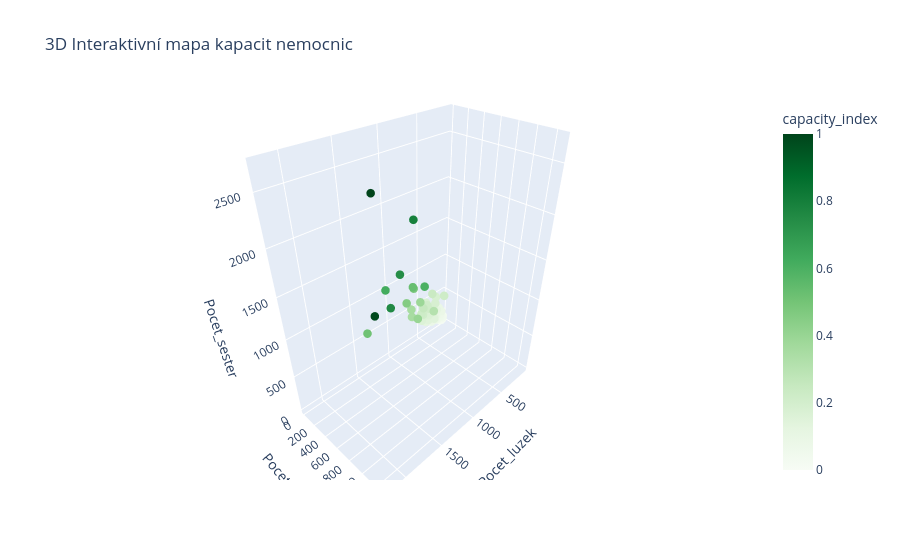

The code cell stored with this chart in its notebook:
### Markdown cell above
Lets see some of our data:

### Code cell
# show top 5 and bottom 5 hospitals by capacity_index
result = hospitals_df_clean[['Nazev', 'Pocet_luzek', 'Pocet_lekaru', 'Pocet_sester',
                             'capacity_index']].sort_values(by='capacity_index', ascending=False)

print("Top 5 hospitals by capacity index (TOP 5):")
print(result.head(5))

print("\nBottom 5 hospitals by capacity index (BOTTOM 5):")
print(result.tail(5))

#lets plot 3D scatter plot of hospitals with capacity_index as color

fig = px.scatter_3d(
    hospitals_df_clean,
    x='Pocet_luzek',
    y='Pocet_lekaru',
    z='Pocet_sester',
    color='capacity_index',
    hover_name='Nazev',  # Po najetí myší ukáže název nemocnice
    color_continuous_scale='Greens',
    title='3D Interaktivní mapa kapacit nemocnic'
)

fig.update_traces(marker=dict(size=5))
fig.show()

### Figure 1 — Plotly figure (JSON) as saved in the notebook; plotly's stock layout.template omitted (floating-point values rounded to 4 significant figures)
{"data": [{"hovertemplate": "<b>%{hovertext}</b><br><br>Pocet_luzek=%{x}<br>Pocet_lekaru=%{y}<br>Pocet_sester=%{z}<br>capacity_index=%{marker.color}<extra></extra>", "hovertext": ["Bohumínská městská nemocnice", "Domažlická nemocnice", "FN Ostrava", "Fakultní nemocnice", "Fakultní nemocnice Brno - Bohunice", "Fakultní nemocnice Královské Vinohrady", "Fakultní nemocnice Olomouc", "Fakultní nemocnice Plzeň", "Fakultní nemocnice u sv. Anny v Brně", "Karlovarská krajská nemocnice a.s.", "Klatovská nemocnice", "Krajská nemocnice Liberec", "Krajská nemocnice Tomáše Bati", "Masarykova městská nemocnice v Jilemnici", "Masarykova nemocnice", "Městská nemocnice s poliklinikou Uh. Brod", "Městská nemocnice v Odrách", "Nemocnice Blansko", "Nemocnice Boskovice", "Nemocnice Bílovec", "Nemocnice Břeclav p.o.", "Nemocnice Cheb", "Nemocnice Chomutov", "Nemocnice Děčín", "Nemocnice Frýdek-Místek", "Nemocnice Hranice", "Nemocnice Jablonec nad Nisou", "Nemocnice Jihlava", "Nemocnice Jindřichův Hradec", "Nemocnice Kadaň", "Nemocnice Kroměříž", "Nemocnice Kutná Hora", "Nemocnice Letovice", "Nemocnice Litoměřice", "Nemocnice Milosrdných bratří", "Nemocnice Milosrdných bratří", "Nemocnice Milosrdných sester sv. Karla Boromejského", "Nemocnice Most", "Nemocnice Motol", "Nemocnice Na Bulovce", "Nemocnice Na Františku", "Nemocnice Na Homolce", "Nemocnice Náchod", "Nemocnice Pelhřimov", "Nemocnice Prachatice", "Nemocnice Písek", "Nemocnice Rudolfa a Stefanie Benešov", "Nemocnice Rychnov nad Kněžnou", "Nemocnice Semily", "Nemocnice Strakonice", "Nemocnice TGM Hodonín", "Nemocnice Teplice", "Nemocnice Tišnov", "Nemocnice Tábor", "Nemocnice Třebíč", "Nemocnice Třinec", "Nemocnice města Broumov", "Nemocnice s poliklinikou Havířov", "Nemocnice s poliklinikou Karviná-Ráj", "Nemocnice s poliklinikou Česká Lípa", "Nemocnice České Budějovice", "Nemocnice Český Krumlov", "Oblastní nemocnice Jičín", "Oblastní nemocnice Kolín", "Okresní Nemocnice Nové Město na Moravě", "Okresní nemocnice Havlíčkův Brod", "Panochova nemocnice Turnov", "Rokycanská nemocnice", "Slezská nemocnice v Opavě", "Stodská nemocnice", "Thomayerova nemocnice", "Uherskohradišťská nemocnice a.s.", "Vojenská nemocnice Brno", "Vsetínská nemocnice", "Všeobecná fakultní nemocnice", "Úrazová nemocnice v Brně", "Ústřední vojenská nemocnice"], "legendgroup": "", "marker": {"color": [0.02324, 0.04833, 0.5302, 0.7951, 1.0, 0.4804, 0.6014, 0.7563, 0.3898, 0.183, 0.1188, 0.3514, 0.3553, 0.0629, 0.4545, 0.004612, 0.002214, 0.0546, 0.08522, 0.01771, 0.1677, 0.06032, 0.1384, 0.09832, 0.2389, 0.06069, 0.1304, 0.2546, 0.08522, 0.05331, 0.123, 0.019, 0.007932, 0.1605, 0.1243, 0.1797, 0.057, 0.2238, 0.9849, 0.3996, 0.04003, 0.2228, 0.145, 0.1087, 0.04353, 0.1372, 0.173, 0.07028, 0.01974, 0.09279, 0.05977, 0.1642, 0.0, 0.1804, 0.1734, 0.1817, 0.00535, 0.1452, 0.1704, 0.1645, 0.6194, 0.0736, 0.1636, 0.2177, 0.1712, 0.2167, 0.03634, 0.02398, 0.2084, 0.04741, 0.5097, 0.2123, 0.0915, 0.1018, 0.7412, 0.08412, 0.3095], "coloraxis": "coloraxis", "size": 5, "symbol": "circle"}, "mode": "markers", "name": "", "scene": "scene", "showlegend": false, "type": "scatter3d", "x": [109.0, 200.0, 1127.0, 1375.0, 1908.0, 1038.0, 1174.0, 1731.0, 886.0, 394.0, 296.0, 950.0, 928.0, 180.0, 1106.0, 90.0, 75.0, 183.0, 272.0, 130.0, 419.0, 240.0, 377.0, 308.0, 477.0, 202.0, 377.0, 649.0, 344.0, 230.0, 386.0, 89.0, 120.0, 560.0, 466.0, 466.0, 190.0, 641.0, 2199.0, 995.0, 139.0, 357.0, 472.0, 340.0, 146.0, 362.0, 451.0, 255.0, 119.0, 314.0, 200.0, 478.0, 90.0, 466.0, 422.0, 355.0, 105.0, 413.0, 511.0, 488.0, 1477.0, 247.0, 508.0, 541.0, 457.0, 534.0, 176.0, 123.0, 535.0, 195.0, 1600.0, 609.0, 218.0, 344.0, 1537.0, 199.0, 677.0], "y": [35.0, 41.0, 540.0, 811.0, 955.0, 460.0, 747.0, 899.0, 404.0, 172.0, 109.0, 337.0, 306.0, 73.0, 423.0, 19.0, 15.0, 74.0, 77.0, 32.0, 141.0, 63.0, 125.0, 98.0, 197.0, 67.0, 146.0, 218.0, 69.0, 50.0, 111.0, 31.0, 12.0, 103.0, 84.0, 84.0, 58.0, 176.0, 1279.0, 475.0, 73.0, 278.0, 131.0, 97.0, 58.0, 113.0, 124.0, 64.0, 31.0, 99.0, 61.0, 142.0, 10.0, 142.0, 178.0, 145.0, 8.0, 176.0, 123.0, 121.0, 538.0, 64.0, 113.0, 201.0, 162.0, 172.0, 38.0, 38.0, 163.0, 48.0, 371.0, 174.0, 71.0, 87.0, 810.0, 100.0, 411.0], "z": [110.0, 149.0, 1335.0, 2252.0, 2686.0, 1234.0, 1467.0, 1598.0, 951.0, 554.0, 367.0, 746.0, 820.0, 216.0, 1063.0, 44.0, 50.0, 167.0, 241.0, 62.0, 477.0, 152.0, 376.0, 255.0, 749.0, 188.0, 312.0, 641.0, 177.0, 137.0, 298.0, 111.0, 39.0, 335.0, 252.0, 552.0, 189.0, 524.0, 1989.0, 824.0, 133.0, 701.0, 311.0, 280.0, 160.0, 397.0, 491.0, 190.0, 85.0, 218.0, 191.0, 398.0, 28.0, 498.0, 468.0, 613.0, 44.0, 326.0, 418.0, 411.0, 1471.0, 216.0, 394.0, 566.0, 437.0, 597.0, 111.0, 97.0, 560.0, 142.0, 920.0, 496.0, 335.0, 249.0, 1799.0, 285.0, 718.0]}], "layout": {"coloraxis": {"colorbar": {"title": {"text": "capacity_index"}}, "colorscale": [[0, "rgb(247,252,245)"], [0.125, "rgb(229,245,224)"], [0.25, "rgb(199,233,192)"], [0.375, "rgb(161,217,155)"], [0.5, "rgb(116,196,118)"], [0.625, "rgb(65,171,93)"], [0.75, "rgb(35,139,69)"], [0.875, "rgb(0,109,44)"], [1, "rgb(0,68,27)"]]}, "legend": {"tracegroupgap": 0}, "scene": {"domain": {"x": [0, 1], "y": [0, 1]}, "xaxis": {"title": {"text": "Pocet_luzek"}}, "yaxis": {"title": {"text": "Pocet_lekaru"}}, "zaxis": {"title": {"text": "Pocet_sester"}}}, "title": {"text": "3D Interaktivní mapa kapacit nemocnic"}}}
